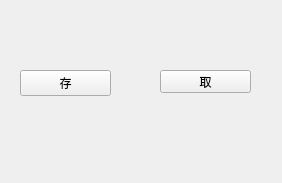
<?xml version="1.0" encoding="UTF-8"?>
<ui version="4.0">
 <class>Keynum</class>
 <widget class="QWidget" name="Keynum">
  <property name="geometry">
   <rect>
    <x>0</x>
    <y>0</y>
    <width>282</width>
    <height>183</height>
   </rect>
  </property>
  <property name="windowTitle">
   <string>Keynum</string>
  </property>
  <widget class="QPushButton" name="pushButton">
   <property name="geometry">
    <rect>
     <x>20</x>
     <y>70</y>
     <width>91</width>
     <height>26</height>
    </rect>
   </property>
   <property name="text">
    <string>存</string>
   </property>
  </widget>
  <widget class="QPushButton" name="pushButton_2">
   <property name="geometry">
    <rect>
     <x>160</x>
     <y>70</y>
     <width>91</width>
     <height>23</height>
    </rect>
   </property>
   <property name="text">
    <string>取</string>
   </property>
  </widget>
 </widget>
 <layoutdefault spacing="6" margin="11"/>
 <resources/>
 <connections/>
</ui>
